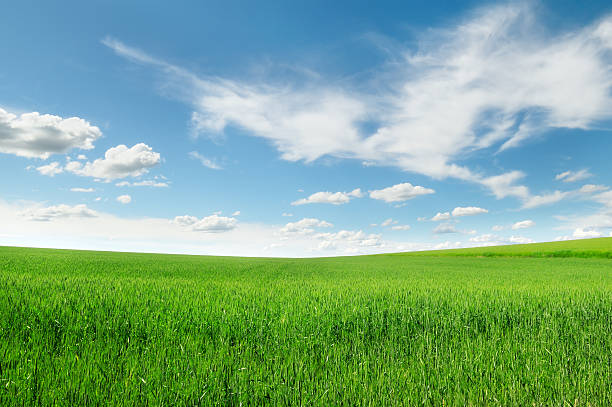
#> input picture grass-sky.jpg, 612 x 407 px
$ python text_test.py
#> lines starting #> are read from the running program, lines starting #| are printed output that depends on the picture; after the words box and inside, x2 and y2 are one past the last pixel; in counts of white or black regions, pixels touching at a corner belong together
import numpy as np
import cv2

# Create a black image
#img = np.zeros((512,512,3), np.uint8)
img=cv2.imread("grass-sky.jpg",1)
#> img is the input picture: shape (407, 612, 3); mean B, G, R 142.2, 172, 126.9
#612 x 407

# Write some Text
font = cv2.FONT_HERSHEY_SIMPLEX
cv2.putText(img,'Hello World!',(10,10), font, 0.8,(0,255,0),2)
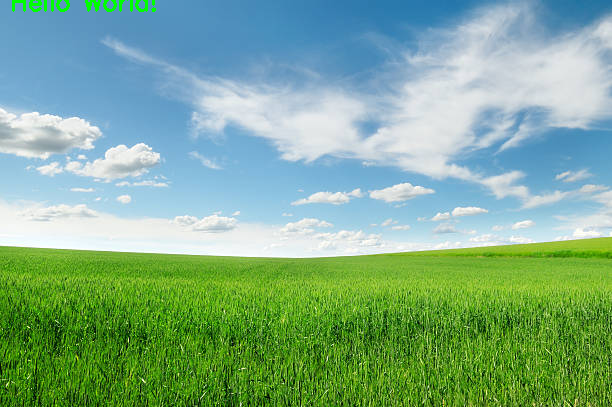
#> img: shape (407, 612, 3); 0.31% of pixels changed, all inside (x1, y1, x2, y2) = (12, 0, 156, 12)

#Display the image
cv2.imshow("img",img)

cv2.waitKey(0)
